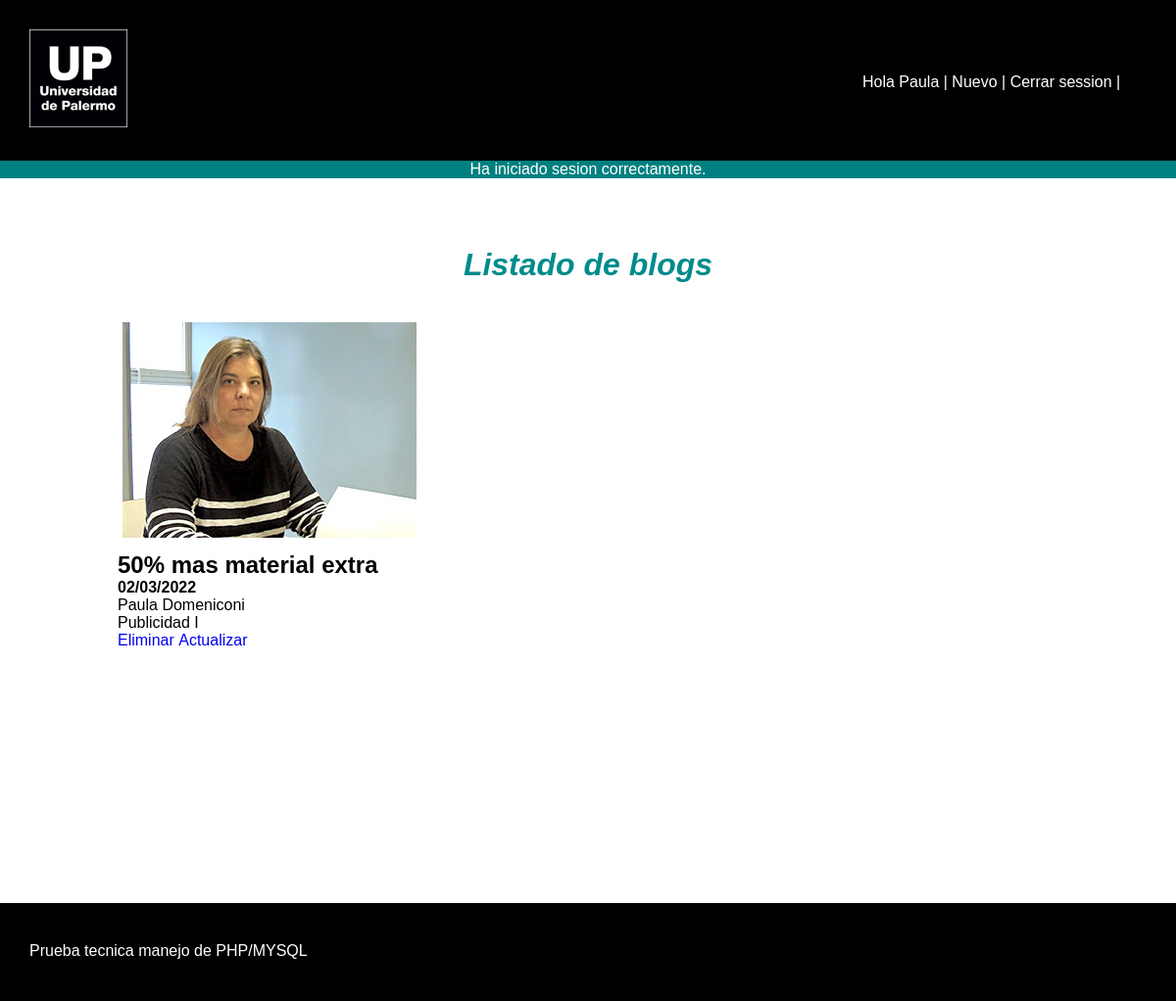
Screenshot of /admin/panel.php?id=2&rta=0x004 (signed in) with the database file from the repository.
### tables this page shows
CREATE TABLE `blogs` (
  `id` int(11) NOT NULL,
  `titulo` varchar(45) NOT NULL,
  `cuerpo` text NOT NULL,
  `fecha` timestamp NOT NULL DEFAULT current_timestamp() ON UPDATE current_timestamp(),
  `id_docentes` int(11) NOT NULL
);

CREATE TABLE `docentes` (
  `id` int(11) NOT NULL,
  `nombre` varchar(45) NOT NULL,
  `apellido` varchar(45) NOT NULL,
  `email` varchar(45) NOT NULL,
  `pass` text NOT NULL,
  `imagen` varchar(45) NOT NULL
);

CREATE TABLE `catedras` (
  `id` int(11) NOT NULL,
  `nombre` varchar(45) NOT NULL,
  `id_docentes` int(11) NOT NULL
);

### includes/blogs.php (the view, shortened to what this page needs)
<div class='cuerpo'>
    <div class="panel">
        <div class="cDarkcian"><h1><i>Listado de blogs</i></h1></div>
                <div class="card">
                    <?php while($row=mysqli_fetch_array($query,MYSQLI_ASSOC)){
                    echo "<div>";
                    if($admin){
                        echo "<a href='http://localhost/pruebaPHP/admin/detalle.php?id=".$row['id']."'>";
                        echo "<img src='../upload/docentes/".$row['imagen']."'>";
                    } else {
                            echo "<a href='http://localhost/pruebaPHP/detalle.php?id=".$row['id']."'>";
                            echo "<img src='./upload/docentes/".$row['imagen']."'>";
                        }
                        echo  "<h2>".$row['titulo']."</h2>";
                        $fecha = ordenarFecha($row['fecha']);
                        echo  "<h4>$fecha</h4>";
                        echo  "<p>".$row['nombre']." ".$row['apellido']."</p>";
                        echo  "<p>".$row['nombreCatedra']."</p>";
                    echo "</a>";
                        if($admin){
                           echo "<a href='eliminar.php?id=".$row['id']."'>Eliminar&nbsp</a>";
                           echo "<a href='actualizar.php?id=".$row['id']."'>Actualizar</a>";
                        }
                    echo "</div>";
                    }
                    ?>
            </div>
          </div>
    </div>

### css/styles.css (style rules this page uses)
* { margin: 0; font-family: Arial, Helvetica, sans-serif; }
.panel { margin: auto auto; width: 80%; overflow: hidden; }
.cuerpo { margin: 70px 0 70px 0; min-height: 600px; }
.card > div > a >img { object-fit: none; width: 300px; height: 300px; margin-left:5px; }
.card { overflow: hidden; }
.card > div > a >h2 { margin-top: -30px; }
.card > div { margin: auto auto; float: left; width: 350px; }
h1 { text-align: center; }
.card > div > a:nth-child(1) { text-decoration: none; color: black; }
.card > div > a:nth-child(2),a:nth-child(3) { text-decoration: none; }
.cDarkcian { color: darkcyan; }

### rows the page displays
blogs: id_docentes.imagen (picture), titulo "50% mas material extra", fecha "02/03/2022", id_docentes.nombre "Paula", id_docentes.apellido "Domeniconi", catedras.nombre "Publicidad I"

### other values shown
$_SESSION['nombre'] "Paula"
$mensaje "Ha iniciado sesion correctamente."
